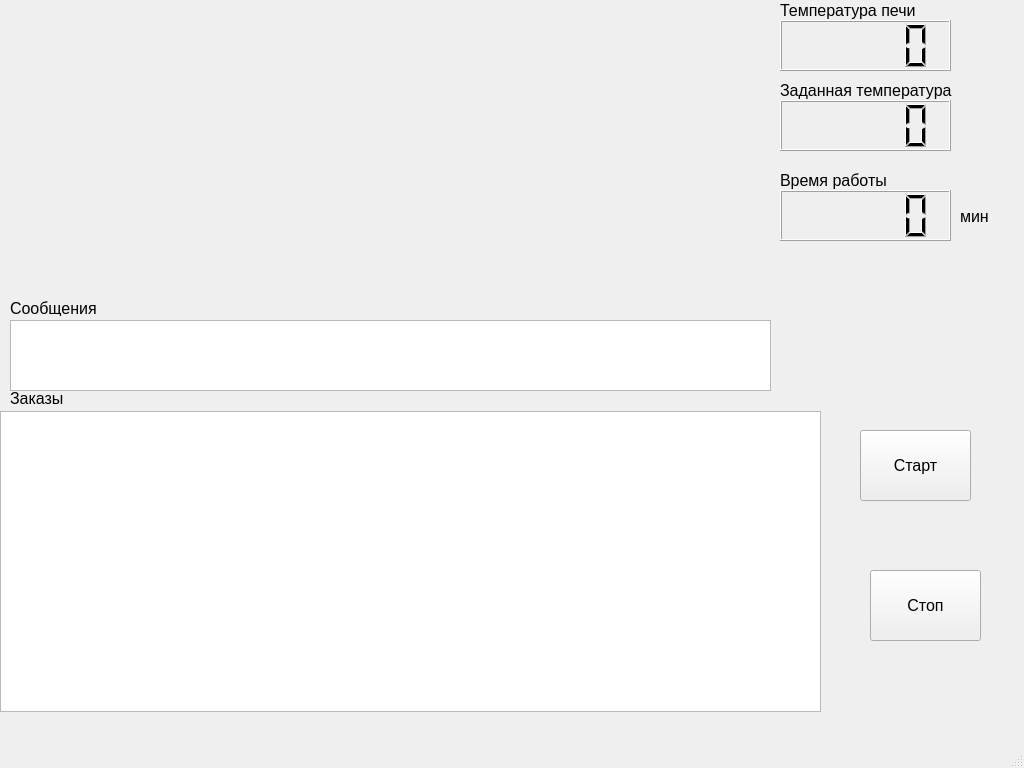
<?xml version="1.0" encoding="UTF-8"?>
<ui version="4.0">
 <class>MainWindow</class>
 <widget class="QMainWindow" name="MainWindow">
  <property name="geometry">
   <rect>
    <x>0</x>
    <y>0</y>
    <width>1024</width>
    <height>768</height>
   </rect>
  </property>
  <property name="font">
   <font>
    <pointsize>12</pointsize>
   </font>
  </property>
  <property name="windowTitle">
   <string>MainWindow</string>
  </property>
  <widget class="QWidget" name="centralwidget">
   <widget class="QTableView" name="ordersTable">
    <property name="geometry">
     <rect>
      <x>0</x>
      <y>411</y>
      <width>821</width>
      <height>301</height>
     </rect>
    </property>
   </widget>
   <widget class="QPushButton" name="startButton">
    <property name="geometry">
     <rect>
      <x>860</x>
      <y>430</y>
      <width>111</width>
      <height>71</height>
     </rect>
    </property>
    <property name="text">
     <string>Старт</string>
    </property>
   </widget>
   <widget class="QWidget" name="graphHeatingPlot" native="true">
    <property name="geometry">
     <rect>
      <x>0</x>
      <y>0</y>
      <width>771</width>
      <height>291</height>
     </rect>
    </property>
   </widget>
   <widget class="QLabel" name="label">
    <property name="geometry">
     <rect>
      <x>780</x>
      <y>0</y>
      <width>161</width>
      <height>21</height>
     </rect>
    </property>
    <property name="text">
     <string>Температура печи</string>
    </property>
   </widget>
   <widget class="QLCDNumber" name="curTempLabel">
    <property name="geometry">
     <rect>
      <x>780</x>
      <y>20</y>
      <width>171</width>
      <height>51</height>
     </rect>
    </property>
   </widget>
   <widget class="QLCDNumber" name="targetTempLabel">
    <property name="geometry">
     <rect>
      <x>780</x>
      <y>100</y>
      <width>171</width>
      <height>51</height>
     </rect>
    </property>
   </widget>
   <widget class="QLabel" name="label_2">
    <property name="geometry">
     <rect>
      <x>780</x>
      <y>80</y>
      <width>211</width>
      <height>21</height>
     </rect>
    </property>
    <property name="text">
     <string>Заданная температура</string>
    </property>
   </widget>
   <widget class="QLCDNumber" name="timeWorkLabel">
    <property name="geometry">
     <rect>
      <x>780</x>
      <y>190</y>
      <width>171</width>
      <height>51</height>
     </rect>
    </property>
   </widget>
   <widget class="QLabel" name="label_3">
    <property name="geometry">
     <rect>
      <x>780</x>
      <y>170</y>
      <width>161</width>
      <height>21</height>
     </rect>
    </property>
    <property name="text">
     <string>Время работы</string>
    </property>
   </widget>
   <widget class="QLabel" name="label_4">
    <property name="geometry">
     <rect>
      <x>960</x>
      <y>210</y>
      <width>47</width>
      <height>13</height>
     </rect>
    </property>
    <property name="text">
     <string>мин</string>
    </property>
   </widget>
   <widget class="QPushButton" name="stopButton">
    <property name="geometry">
     <rect>
      <x>870</x>
      <y>570</y>
      <width>111</width>
      <height>71</height>
     </rect>
    </property>
    <property name="text">
     <string>Стоп</string>
    </property>
   </widget>
   <widget class="QTextEdit" name="messageTextEdit">
    <property name="geometry">
     <rect>
      <x>10</x>
      <y>320</y>
      <width>761</width>
      <height>71</height>
     </rect>
    </property>
   </widget>
   <widget class="QLabel" name="label_5">
    <property name="geometry">
     <rect>
      <x>10</x>
      <y>300</y>
      <width>91</width>
      <height>16</height>
     </rect>
    </property>
    <property name="text">
     <string>Сообщения</string>
    </property>
   </widget>
   <widget class="QLabel" name="label_6">
    <property name="geometry">
     <rect>
      <x>10</x>
      <y>390</y>
      <width>91</width>
      <height>16</height>
     </rect>
    </property>
    <property name="text">
     <string>Заказы</string>
    </property>
   </widget>
  </widget>
  <widget class="QMenuBar" name="menubar">
   <property name="geometry">
    <rect>
     <x>0</x>
     <y>0</y>
     <width>1024</width>
     <height>27</height>
    </rect>
   </property>
  </widget>
  <widget class="QStatusBar" name="statusbar"/>
 </widget>
 <resources/>
 <connections/>
</ui>
